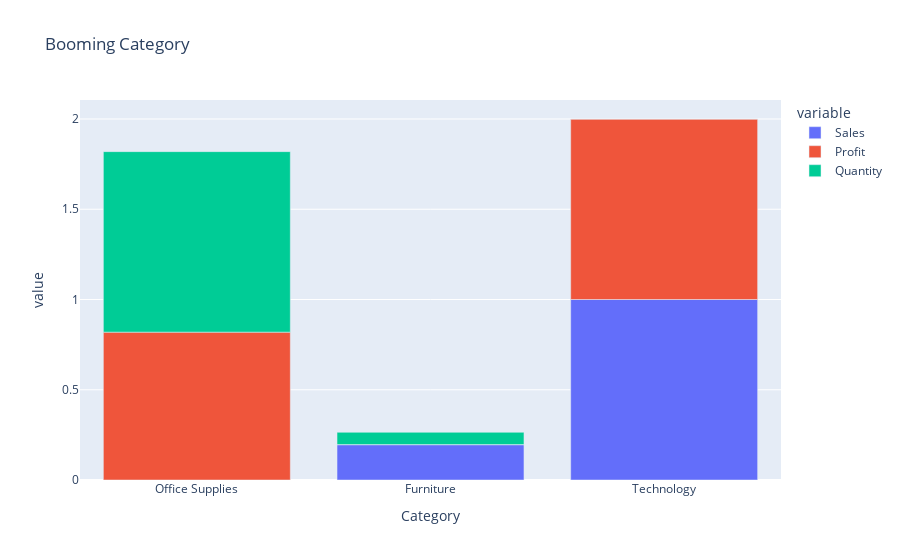

Notebook source saved alongside this figure:
### Code cell
# apply normalization techniques
for column in ['Sales', 'Profit','Quantity']:
    category_sales[column] = (category_sales[column] - category_sales[column].min()) / (category_sales[column].max() - category_sales[column].min())    
category_sales.plot(kind = 'bar', title = "Booming Category")

### Figure 1 — Plotly figure (JSON) as saved in the notebook; plotly's stock layout.template omitted (floating-point values rounded to 4 significant figures)
{"data": [{"alignmentgroup": "True", "hovertemplate": "variable=Sales<br>Category=%{x}<br>value=%{y}<extra></extra>", "legendgroup": "Sales", "marker": {"color": "#636efa", "pattern": {"shape": ""}}, "name": "Sales", "offsetgroup": "Sales", "orientation": "v", "showlegend": true, "textposition": "auto", "type": "bar", "x": ["Office Supplies", "Furniture", "Technology"], "xaxis": "x", "y": [0, 0.196, 1], "yaxis": "y"}, {"alignmentgroup": "True", "hovertemplate": "variable=Profit<br>Category=%{x}<br>value=%{y}<extra></extra>", "legendgroup": "Profit", "marker": {"color": "#EF553B", "pattern": {"shape": ""}}, "name": "Profit", "offsetgroup": "Profit", "orientation": "v", "showlegend": true, "textposition": "auto", "type": "bar", "x": ["Office Supplies", "Furniture", "Technology"], "xaxis": "x", "y": [0.8192, 0, 1], "yaxis": "y"}, {"alignmentgroup": "True", "hovertemplate": "variable=Quantity<br>Category=%{x}<br>value=%{y}<extra></extra>", "legendgroup": "Quantity", "marker": {"color": "#00cc96", "pattern": {"shape": ""}}, "name": "Quantity", "offsetgroup": "Quantity", "orientation": "v", "showlegend": true, "textposition": "auto", "type": "bar", "x": ["Office Supplies", "Furniture", "Technology"], "xaxis": "x", "y": [1, 0.0682, 0], "yaxis": "y"}], "layout": {"autosize": true, "barmode": "relative", "legend": {"title": {"text": "variable"}, "tracegroupgap": 0}, "title": {"text": "Booming Category"}, "xaxis": {"anchor": "y", "autorange": true, "domain": [0, 1], "range": [-0.5, 2.5], "title": {"text": "Category"}, "type": "category"}, "yaxis": {"anchor": "x", "autorange": true, "domain": [0, 1], "range": [0, 2.105], "title": {"text": "value"}, "type": "linear"}}}
